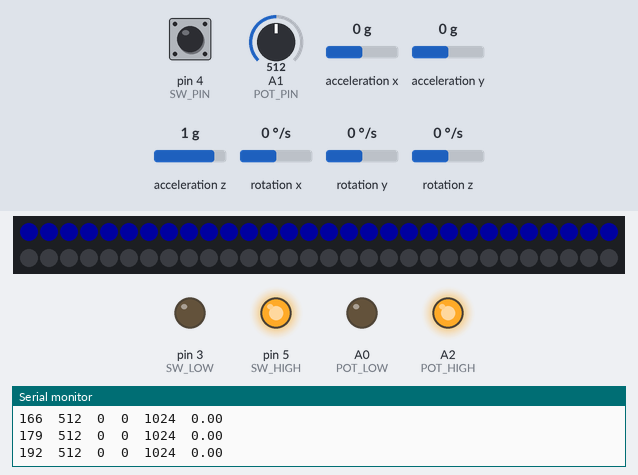
The sketch below on a simulated Arduino Uno, built with avr-gcc and run on an emulated ATmega328P. Shown: 60 RGB LEDs in strip order, left to right, continuing on the next row, output pins drawn as LEDs (lit = HIGH), the last lines printed to the serial monitor. The inputs (shaded band) are chosen by the test bench; at power-on: acceleration x 0 g, acceleration y 0 g, acceleration z 1 g, pin 4 (SW_PIN) HIGH, A1 (POT_PIN) = 512, rotation x 0 °/s, rotation y 0 °/s, rotation z 0 °/s. Dim RGB values are drawn brighter than linear.

Above: at 1.2 s.
1.3 s: acceleration x set to -1.4 g
At 1.6 s:
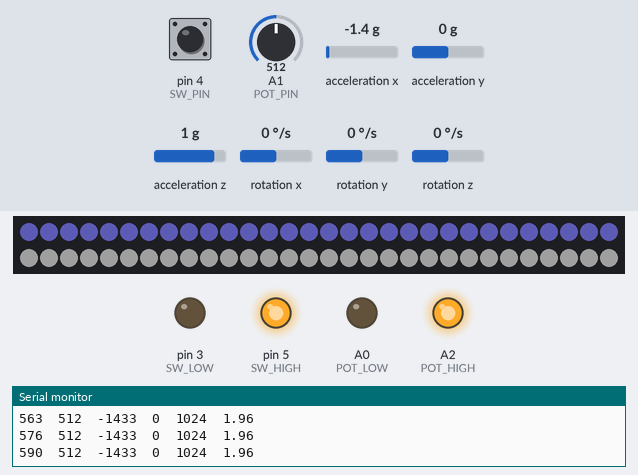
2.8 s: acceleration y set to 0.8 g
At 4.0 s:
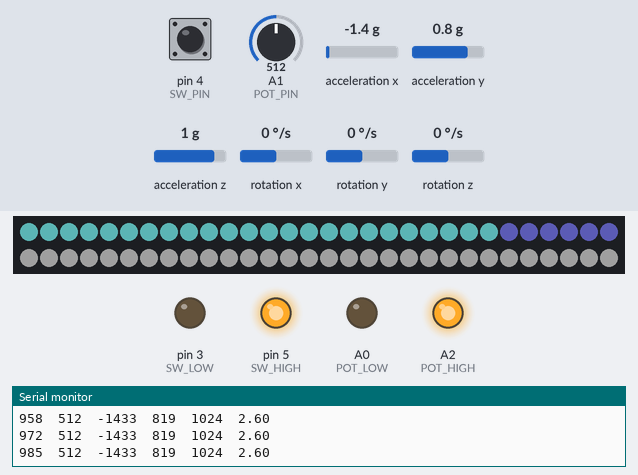
4.3 s: acceleration z set to -1.4 g
At 4.8 s:
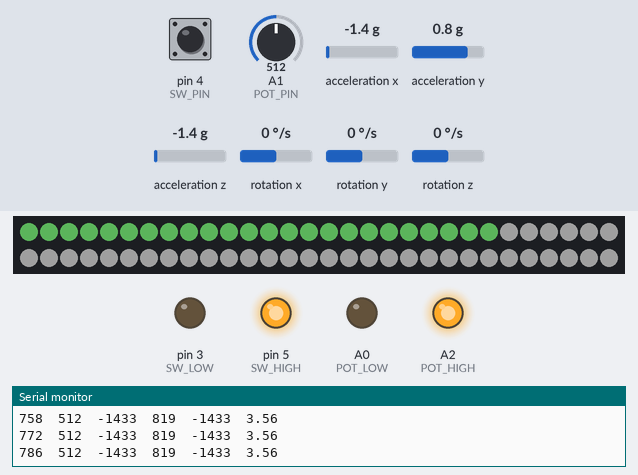
5.8 s: acceleration x set to 0.8 g
At 6.3 s:
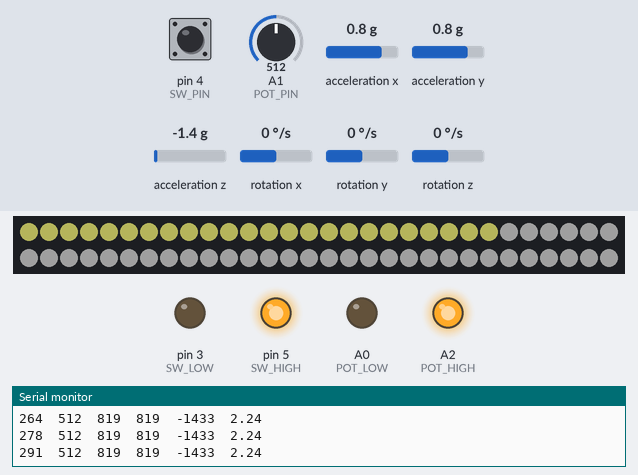
7.3 s: acceleration y set to -1.4 g
At 8.5 s:
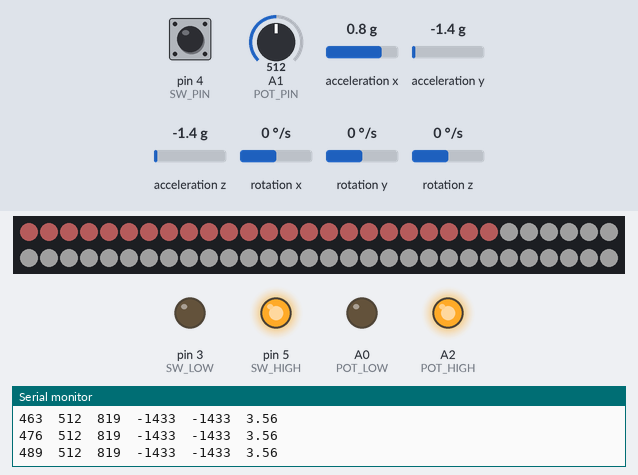
8.8 s: acceleration z set to 0.8 g
At 9.7 s:
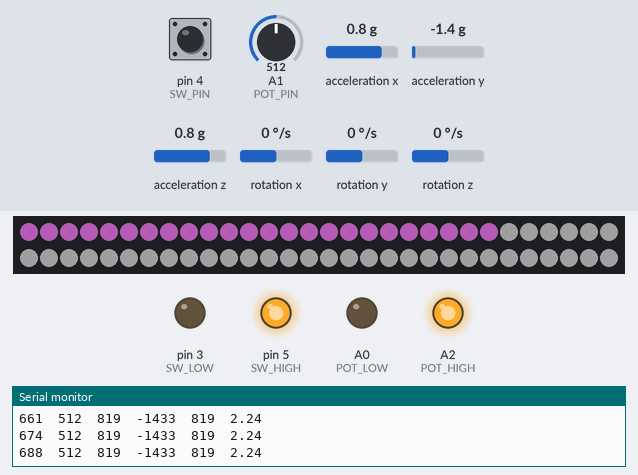
Timing chart, 0 to 11.3 s (numbered marks = the images above; inputs shaded):
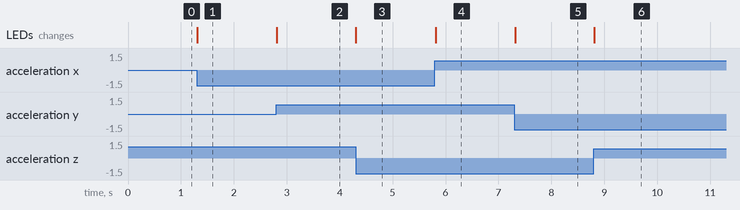

The sketch:

Nano_Neopixel_RGBW_MMA8452Q_gyro_tester.ino
```cpp
// (licence header left out)
#include <Wire.h> // Must include Wire library for I2C
#include <SparkFun_MMA8452Q.h> // Includes the SFE_MMA8452Q library
MMA8452Q accel;
String line;

#include <Adafruit_NeoPixel.h>
// Which pin on the Arduino is connected to the NeoPixels?
#define PIN            2
// How many NeoPixels are attached to the Arduino?
#define NUMPIXELS      60
Adafruit_NeoPixel pixels = Adafruit_NeoPixel(NUMPIXELS, PIN, NEO_GRBW + NEO_KHZ800);

// POTENTIOMETER:
#define POT_LOW A0
#define POT_PIN A1
#define POT_HIGH A2
int pot_value = 0;
// Switch:
#define SW_LOW 3
#define SW_PIN 4
#define SW_HIGH 5
int switch_value =0;

float mean_g = 1.0; // acceleration vector length
float delta_g = 0.0; //how different than 1G accel do we have?

int delayval = 500; // delay for half a second

void setup() {
  pixels.begin(); // This initializes the NeoPixel library.
  pixels.setBrightness(32); // VERY IMPORTANT: the led strip draws up to 60*60mA = 3.6A when fully lit! Set a brightness multiplier lower for USB testing [0-255]
  pinMode(POT_LOW,OUTPUT);
  digitalWrite(POT_LOW,LOW);
  pinMode(POT_HIGH,OUTPUT);
  digitalWrite(POT_HIGH,HIGH);
  pinMode(SW_LOW,OUTPUT);
  digitalWrite(SW_LOW,LOW);
  pinMode(SW_HIGH,OUTPUT);
  digitalWrite(SW_HIGH,HIGH);

  Serial.begin(230400);
  Serial.println("Testing Accelerometer and Neopixel");
  Serial.println("T\tPot\tX\tY\tZ\tDeltaG");
  line.reserve(128);

  //  1. Default init. This will set the accelerometer up
  //     with a full-scale range of +/-2g, and an output data rate
  //     of 200 Hz (medium speed).
  accel.init(SCALE_2G, ODR_200); // that means 12 bits of 2g-> 1G=2048

}

void catprint(){ //faster than serial.print individually
  line = "";
  line += millis() %1000;
  line += '\t';
  line += pot_value;
  line += '\t';
  line += accel.x;
  line += '\t';
  line += accel.y;
  line += '\t';
  line += accel.z;
  line += '\t';
  line += delta_g;
  Serial.println(line);
}

void loop() {
   // accel.read() will update two sets of variables.
    // * int's x, y, and z will store the signed 12-bit values
    //   read out of the accelerometer.
    // * floats cx, cy, and cz will store the calculated
    //   acceleration from those 12-bit values. These variables
    //   are in units of g's.
  accel.read();
  pot_value = analogRead(POT_PIN);
  switch_value = digitalRead(SW_PIN);
  //sqrt(cx^2+cy^2+cz^2) should be == 1 if accelerometer isnt moving.
  //the sqrt isnt needed, and is quite expensive so we will refrain from using it.

  mean_g =  accel.cx*accel.cx+accel.cy*accel.cy+accel.cz*accel.cz;
  delta_g = mean_g - 1.0;
  int rc,gc,bc,wc=0; //indexes of how far along the strip these colors should be lit
  rc = NUMPIXELS * accel.cx *0.5; //at 1G half of red pixels are lit, at 0G none are lit, at 2G all are lit
  gc = NUMPIXELS * accel.cy *0.5;
  bc = NUMPIXELS * accel.cz *0.5;
  wc = NUMPIXELS * delta_g;
  // For a set of NeoPixels the first NeoPixel is 0, second is 1, all the way up to the count of pixels minus one.

  for(int i=0;i<NUMPIXELS;i++){
    // pixels.Color takes RGB values, from 0,0,0 up to 255,255,255
    pixels.setPixelColor(i, pixels.Color(255*(i<rc),255*(i<gc),255*(i<bc),255*(i<wc)));
  }
  pixels.show(); // This sends the updated pixel color to the hardware.
  catprint();
  delay(6); //The whole loop takes about 4 ms :P, add 6 to make it 100hz
}
```

Measured:
- after the input at 1.3 s, the LEDs: change at once (image 1)
- after the input at 2.8 s, the LEDs: change at once (image 2)
- after the input at 4.3 s, the LEDs: change at once (image 3)
- after the input at 5.8 s, the LEDs: change at once (image 4)
- after the input at 7.3 s, the LEDs: change at once (image 5)
- after the input at 8.8 s, the LEDs: change at once (image 6)
